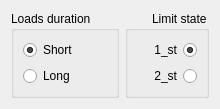
      <widget class="QWidget" name="tab_4">
       <attribute name="title">
        <string>Loads</string>
       </attribute>
       <layout class="QHBoxLayout" name="horizontalLayout_6">
        <item>
         <widget class="QGroupBox" name="groupBox_4">
          <property name="sizePolicy">
           <sizepolicy hsizetype="Minimum" vsizetype="Minimum">
            <horstretch>0</horstretch>
            <verstretch>0</verstretch>
           </sizepolicy>
          </property>
          <property name="autoFillBackground">
           <bool>false</bool>
          </property>
          <property name="title">
           <string>Loads duration</string>
          </property>
          <layout class="QVBoxLayout" name="verticalLayout_5">
           <item>
            <widget class="QRadioButton" name="radioButton_7">
             <property name="sizePolicy">
              <sizepolicy hsizetype="Minimum" vsizetype="Minimum">
               <horstretch>0</horstretch>
               <verstretch>0</verstretch>
              </sizepolicy>
             </property>
             <property name="text">
              <string>Short</string>
             </property>
             <property name="checked">
              <bool>true</bool>
             </property>
            </widget>
           </item>
           <item>
            <widget class="QRadioButton" name="radioButton_8">
             <property name="sizePolicy">
              <sizepolicy hsizetype="Minimum" vsizetype="Minimum">
               <horstretch>0</horstretch>
               <verstretch>0</verstretch>
              </sizepolicy>
             </property>
             <property name="text">
              <string>Long</string>
             </property>
            </widget>
           </item>
          </layout>
         </widget>
        </item>
        <item>
         <widget class="QGroupBox" name="groupBox_3">
          <property name="enabled">
           <bool>true</bool>
          </property>
          <property name="sizePolicy">
           <sizepolicy hsizetype="Minimum" vsizetype="Minimum">
            <horstretch>0</horstretch>
            <verstretch>0</verstretch>
           </sizepolicy>
          </property>
          <property name="layoutDirection">
           <enum>Qt::RightToLeft</enum>
          </property>
          <property name="autoFillBackground">
           <bool>false</bool>
          </property>
          <property name="title">
           <string>Limit state</string>
          </property>
          <layout class="QVBoxLayout" name="verticalLayout_9">
           <item>
            <widget class="QRadioButton" name="radioButton_9">
             <property name="sizePolicy">
              <sizepolicy hsizetype="Minimum" vsizetype="Minimum">
               <horstretch>0</horstretch>
               <verstretch>0</verstretch>
              </sizepolicy>
             </property>
             <property name="text">
              <string>1_st</string>
             </property>
             <property name="checked">
              <bool>true</bool>
             </property>
            </widget>
           </item>
           <item>
            <widget class="QRadioButton" name="radioButton_10">
             <property name="sizePolicy">
              <sizepolicy hsizetype="Minimum" vsizetype="Minimum">
               <horstretch>0</horstretch>
               <verstretch>0</verstretch>
              </sizepolicy>
             </property>
             <property name="text">
              <string>2_st</string>
             </property>
            </widget>
           </item>
          </layout>
         </widget>
        </item>
       </layout>
      </widget>
